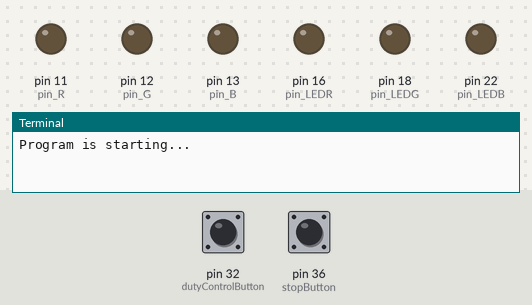
This program was run on a simulated Raspberry Pi (header pin numbers). On the bench: output pins drawn as LEDs (lit = HIGH), the last lines printed to the terminal. The inputs (shaded band) are chosen by the test bench; at power-on: pin 32 (dutyControlButton) HIGH, pin 36 (stopButton) HIGH. At 15.5 s the program stops and its outputs stay as they are.

Above: at 5.0 s.
5.1 s: pin 32 (dutyControlButton) pulled LOW for 0.15 s
At 5.9 s:
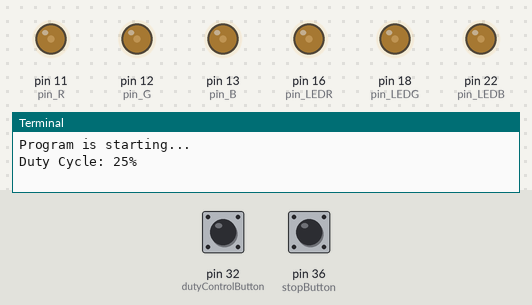
6.7 s: pin 32 (dutyControlButton) pulled LOW for 1 s
At 7.1 s:
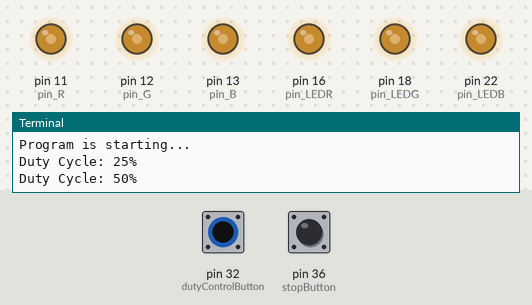
9.2 s: pin 32 (dutyControlButton) pulled LOW for 0.15 s
At 10.2 s:
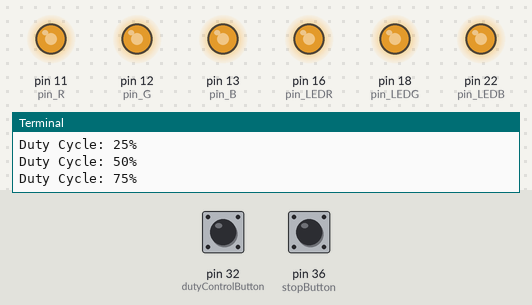
10.8 s: pin 32 (dutyControlButton) pulled LOW for 3.2 s
At 11.4 s:
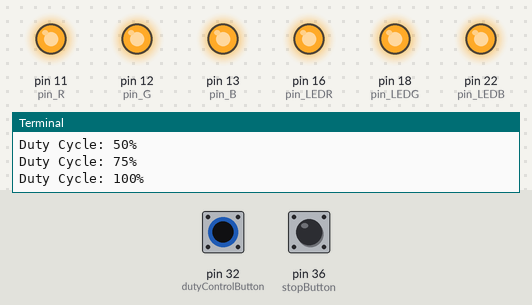
15.5 s: pin 36 (stopButton) pulled LOW for 0.15 s
At 16.2 s:
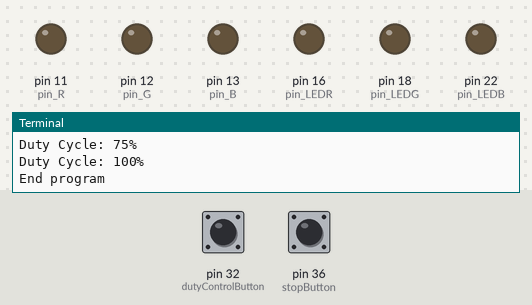
Timing chart, 0 to 17.0 s (numbered marks = the images above; inputs shaded):
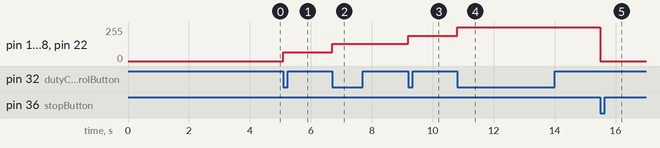

Measured:
- after the input at 5.1 s, pin 11 (pin_R), pin 12 (pin_G), pin 13 (pin_B), pin 16 (pin_LEDR), pin 18 (pin_LEDG), pin 22 (pin_LEDB): 0/255 → 64/255 at once
- after the input at 6.7 s, pin 11 (pin_R), pin 12 (pin_G), pin 13 (pin_B), pin 16 (pin_LEDR), pin 18 (pin_LEDG), pin 22 (pin_LEDB): 64/255 → 128/255 at once
- after the input at 9.2 s, pin 11 (pin_R), pin 12 (pin_G), pin 13 (pin_B), pin 16 (pin_LEDR), pin 18 (pin_LEDG), pin 22 (pin_LEDB): 128/255 → 191/255 at once
- after the input at 10.8 s, pin 11 (pin_R), pin 12 (pin_G), pin 13 (pin_B), pin 16 (pin_LEDR), pin 18 (pin_LEDG), pin 22 (pin_LEDB): 191/255 → 255/255 at once
- after the input at 15.5 s, pin 11 (pin_R), pin 12 (pin_G), pin 13 (pin_B), pin 16 (pin_LEDR), pin 18 (pin_LEDG), pin 22 (pin_LEDB): 255/255 → 0/255 at once

The program:

Rasp_Pi_5RGB_Extension.py
```python
import RPi.GPIO as GPIO
import time
import random

pins = {"pin_R":11,"pin_G":12,"pin_B":13} #dictionary of pin names and reference number
ledPins = {"pin_LEDR":16, "pin_LEDG":18, "pin_LEDB":22} #dictionary of LED pins
dutyControlButton = 32
stopButton = 36
incrementing = True #state of whether duty cycle is increasing or decreasing
dc = 0 #duty cycle
dcChange = 25 #change in duty cycle

def setup():
    global p_R, p_G, p_B
    global p_LEDR, p_LEDG, p_LEDB
    print("Program is starting...")
    GPIO.setmode(GPIO.BOARD)

    for i in pins: #configure each pin as output of 3.3V
        GPIO.setup(pins[i],GPIO.OUT)
        GPIO.output(pins[i], GPIO.LOW)

    for j in ledPins: #configure each LED pin to output, off
        GPIO.setup(ledPins[j],GPIO.OUT)
        GPIO.output(ledPins[j], GPIO.LOW)
    GPIO.setup(dutyControlButton, GPIO.IN, pull_up_down=GPIO.PUD_UP)
    GPIO.setup(stopButton, GPIO.IN, pull_up_down=GPIO.PUD_UP)

    #set frequency to 2 kHz
    p_R = GPIO.PWM(pins["pin_R"],2000)
    p_G = GPIO.PWM(pins["pin_G"],2000)
    p_B = GPIO.PWM(pins["pin_B"],2000)
    p_LEDR = GPIO.PWM(ledPins["pin_LEDR"],2000)
    p_LEDG = GPIO.PWM(ledPins["pin_LEDG"],2000)
    p_LEDB = GPIO.PWM(ledPins["pin_LEDB"],2000)

    #initialize duty cycle as 0
    p_R.start(0)
    p_G.start(0)
    p_B.start(0)
    p_LEDR.start(0)
    p_LEDG.start(0)
    p_LEDB.start(0)

#changes duty cycle for each colour
def setColor(dutyCycle):
    p_R.ChangeDutyCycle(dutyCycle)
    p_G.ChangeDutyCycle(dutyCycle)
    p_B.ChangeDutyCycle(dutyCycle)
    p_LEDR.ChangeDutyCycle(dutyCycle)
    p_LEDG.ChangeDutyCycle(dutyCycle)
    p_LEDB.ChangeDutyCycle(dutyCycle)

#pwm routine
def pwmProcedure(channel):
    global dc
    global incrementing
    if dc == 100:
        incrementing = False
    elif dc == 0:
        incrementing = True
    if incrementing:
        dc = dc + dcChange
    else:
        dc = dc - dcChange
    setColor(dc)
    print("Duty Cycle: " + str(dc) + "%")


def destroy(): #disables all GPIO ports, turns LEDs off
    p_R.stop()
    p_G.stop()
    p_B.stop()
    GPIO.cleanup()

#changes duty cycle of RGB and three LEDs until stop button is pressed
if __name__ =="__main__":
    setup()
    GPIO.add_event_detect(dutyControlButton,GPIO.FALLING,callback=pwmProcedure,bouncetime=300) #increases duty cycle by 25% each time duty cycle button is pressed
    while GPIO.input(stopButton)==GPIO.HIGH: #ends program when stop button is pressed
        pass

    print("End program")
    destroy()
```
